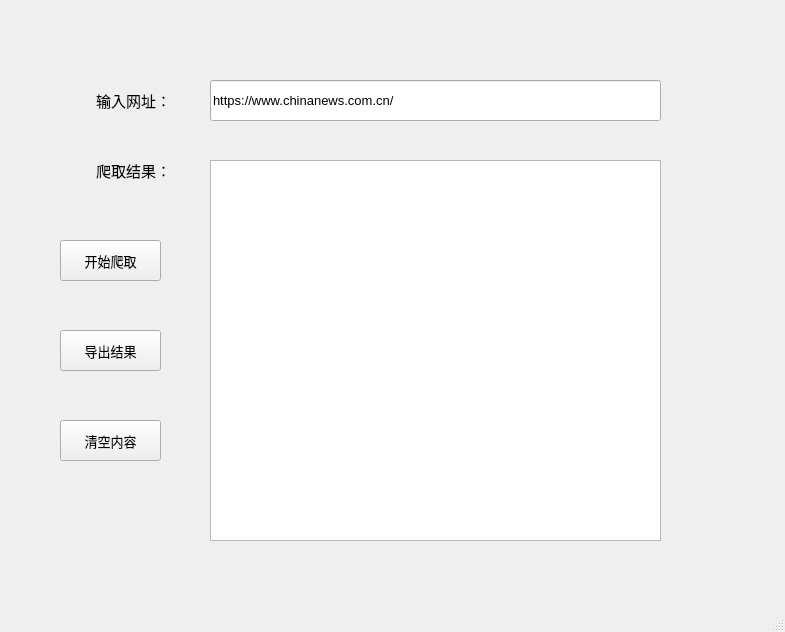
<?xml version="1.0" encoding="UTF-8"?>
<ui version="4.0">
 <class>MainWindow</class>
 <widget class="QMainWindow" name="MainWindow">
  <property name="geometry">
   <rect>
    <x>0</x>
    <y>0</y>
    <width>785</width>
    <height>632</height>
   </rect>
  </property>
  <property name="font">
   <font>
    <pointsize>10</pointsize>
   </font>
  </property>
  <property name="windowTitle">
   <string>爬虫v1.0上电计算机DEMO</string>
  </property>
  <property name="windowIcon">
   <iconset theme="logo.ico">
    <normaloff>.</normaloff>.</iconset>
  </property>
  <widget class="QWidget" name="centralwidget">
   <widget class="QLabel" name="label_1">
    <property name="geometry">
     <rect>
      <x>70</x>
      <y>80</y>
      <width>101</width>
      <height>41</height>
     </rect>
    </property>
    <property name="text">
     <string>&lt;html&gt;&lt;head/&gt;&lt;body&gt;&lt;p align=&quot;right&quot;&gt;&lt;span style=&quot; font-size:11pt;&quot;&gt;输入网址：&lt;/span&gt;&lt;/p&gt;&lt;/body&gt;&lt;/html&gt;</string>
    </property>
   </widget>
   <widget class="QLabel" name="label_2">
    <property name="geometry">
     <rect>
      <x>70</x>
      <y>150</y>
      <width>101</width>
      <height>41</height>
     </rect>
    </property>
    <property name="text">
     <string>&lt;html&gt;&lt;head/&gt;&lt;body&gt;&lt;p align=&quot;right&quot;&gt;&lt;span style=&quot; font-size:11pt;&quot;&gt;爬取结果：&lt;/span&gt;&lt;/p&gt;&lt;/body&gt;&lt;/html&gt;</string>
    </property>
   </widget>
   <widget class="QLineEdit" name="lineEdit_url">
    <property name="geometry">
     <rect>
      <x>210</x>
      <y>80</y>
      <width>451</width>
      <height>41</height>
     </rect>
    </property>
    <property name="text">
     <string>https://www.chinanews.com.cn/</string>
    </property>
   </widget>
   <widget class="QPushButton" name="RunButton">
    <property name="geometry">
     <rect>
      <x>60</x>
      <y>240</y>
      <width>101</width>
      <height>41</height>
     </rect>
    </property>
    <property name="font">
     <font>
      <pointsize>10</pointsize>
     </font>
    </property>
    <property name="text">
     <string>开始爬取</string>
    </property>
    <property name="iconSize">
     <size>
      <width>18</width>
      <height>18</height>
     </size>
    </property>
   </widget>
   <widget class="QTextBrowser" name="textBrowser">
    <property name="geometry">
     <rect>
      <x>210</x>
      <y>160</y>
      <width>451</width>
      <height>381</height>
     </rect>
    </property>
   </widget>
   <widget class="QPushButton" name="FOutButton">
    <property name="geometry">
     <rect>
      <x>60</x>
      <y>330</y>
      <width>101</width>
      <height>41</height>
     </rect>
    </property>
    <property name="font">
     <font>
      <pointsize>10</pointsize>
     </font>
    </property>
    <property name="text">
     <string>导出结果</string>
    </property>
    <property name="iconSize">
     <size>
      <width>18</width>
      <height>18</height>
     </size>
    </property>
   </widget>
   <widget class="QPushButton" name="ClearButton">
    <property name="geometry">
     <rect>
      <x>60</x>
      <y>420</y>
      <width>101</width>
      <height>41</height>
     </rect>
    </property>
    <property name="font">
     <font>
      <pointsize>10</pointsize>
     </font>
    </property>
    <property name="text">
     <string>清空内容</string>
    </property>
    <property name="iconSize">
     <size>
      <width>18</width>
      <height>18</height>
     </size>
    </property>
   </widget>
  </widget>
  <widget class="QStatusBar" name="statusbar"/>
 </widget>
 <resources/>
 <connections>
  <connection>
   <sender>RunButton</sender>
   <signal>clicked()</signal>
   <receiver>centralwidget</receiver>
   <slot>show()</slot>
   <hints>
    <hint type="sourcelabel">
     <x>485</x>
     <y>198</y>
    </hint>
    <hint type="destinationlabel">
     <x>407</x>
     <y>300</y>
    </hint>
   </hints>
  </connection>
  <connection>
   <sender>FOutButton</sender>
   <signal>clicked()</signal>
   <receiver>centralwidget</receiver>
   <slot>show()</slot>
   <hints>
    <hint type="sourcelabel">
     <x>625</x>
     <y>198</y>
    </hint>
    <hint type="destinationlabel">
     <x>407</x>
     <y>300</y>
    </hint>
   </hints>
  </connection>
  <connection>
   <sender>ClearButton</sender>
   <signal>clicked()</signal>
   <receiver>centralwidget</receiver>
   <slot>show()</slot>
   <hints>
    <hint type="sourcelabel">
     <x>110</x>
     <y>453</y>
    </hint>
    <hint type="destinationlabel">
     <x>407</x>
     <y>300</y>
    </hint>
   </hints>
  </connection>
 </connections>
</ui>
